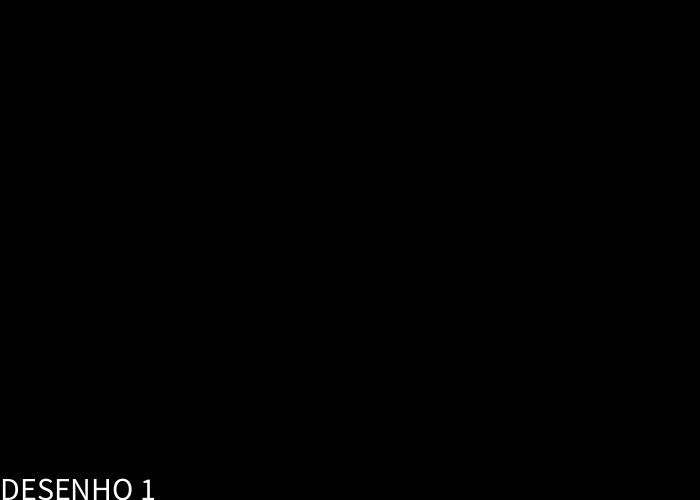
Frame 1 (no input)
Frame 60 (the mouse pressed at the canvas centre just before this capture): identical to frame 1, image omitted
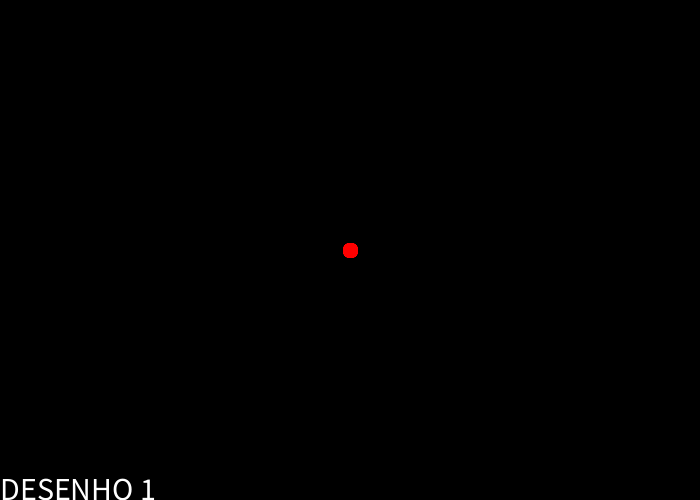
Frame 120 (the mouse held since frame 60 and released just before this capture)

The Processing sketch that drew these frames (run headless with seeded random() and noise(); from frame 60 on, the mouse is pressed at the canvas centre):

// Processing sketch: AwesomeTransformationEffect
// ── AwesomeTransformationEffect.pde
ArrayList<float[]> pos1 = new ArrayList<float[]>(), pos2 = new ArrayList<float[]>(), posAux = new ArrayList<float[]>();
boolean drawing1 = true, drawing2, changing;
float biggestDist;

void setup() {
  size(700, 500);
  strokeWeight(15);
  textSize(32);
}

void draw() {
  background(0);
  println(frameRate);
  if (drawing1 && mousePressed) {
    float p[] = new float[2], p2[] = new float[2];
    p[0] = mouseX;
    p[1] = mouseY;
    p2[0] = p[0];
    p2[1] = p[1];
    pos1.add(p);
    posAux.add(p2);
  }
  if (drawing2 && mousePressed) {
    float p[] = {mouseX, mouseY};
    pos2.add(p);
  }

  if (drawing2) {
    stroke(0, 255, 0);
    text("DESENHO 2", 0, height);
    for (int i = 0; i < pos2.size() - 1; i++) {
      //line(pos2.get(i)[0], pos2.get(i)[1], pos2.get(i + 1)[0], pos2.get(i + 1)[1]);
      point(pos2.get(i)[0], pos2.get(i)[1]);
    }
  }

  if (changing) {
    stroke(255);
    for (int i = 0; i < pos1.size() - 1; i++) {
      //line(pos1.get(i)[0], pos1.get(i)[1], pos1.get(i + 1)[0], pos1.get(i + 1)[1]);
      point(pos1.get(i)[0], pos1.get(i)[1]);
    }
  } else if (drawing1) {
    stroke(255, 0, 0);
    text("DESENHO 1", 0, height);
    for (int i = 0; i < pos1.size() - 1; i++) {
      //line(pos1.get(i)[0], pos1.get(i)[1], pos1.get(i + 1)[0], pos1.get(i + 1)[1]);
      point(pos1.get(i)[0], pos1.get(i)[1]);
    }
  }

  if (changing) {
    boolean stillDiff = false;
    for (int i = 0; i < pos1.size(); i++) {
      PVector v = new PVector(pos2.get((int)map(i, 0, pos1.size() - 1, 0, pos2.size() - 1))[0] - pos1.get(i)[0], pos2.get((int)map(i, 0, pos1.size() - 1, 0, pos2.size() - 1))[1] - pos1.get(i)[1]);
      PVector v2 = new PVector(pos2.get((int)map(i, 0, posAux.size() - 1, 0, pos2.size() - 1))[0] - posAux.get(i)[0], pos2.get((int)map(i, 0, posAux.size() - 1, 0, pos2.size() - 1))[1] - posAux.get(i)[1]);

      if (sqrt(pow(v.x, 2)) > 0.71 || sqrt(pow(v.y, 2)) > 0.71) {
        v2.div(biggestDist).mult(1.5);
        pos1.get(i)[0] += v2.x;  
        pos1.get(i)[1] += v2.y;
        stillDiff = true;
      }
    }
    if (!stillDiff) {
      pos1.clear();
      for (int i = 0; i < pos2.size(); i++) {
        float p[] = {pos2.get(i)[0], pos2.get(i)[1]};
        pos1.add(p);
      }
      pos2.clear();
      for (int i = 0; i < posAux.size(); i++) {
        float p[] = {posAux.get(i)[0], posAux.get(i)[1]};
        pos2.add(p);
      }
      posAux.clear();
      for (int i = 0; i < pos1.size(); i++) {
        float p[] = {pos1.get(i)[0], pos1.get(i)[1]};
        posAux.add(p);
      }
      getBiggestDist();
    }
  }
}

void keyPressed() {
  if (!drawing1 && !drawing2) {
    pos1.clear();
    pos2.clear();
    posAux.clear();
    changing = false;
    drawing1 = true;
  } else if ((drawing1 && !drawing2 && pos1.size() > 0)) {
    drawing1 = false;
    drawing2 = true;
  } else if (pos2.size() > 0) {
    drawing1 = false;
    drawing2 = false;
    getBiggestDist();
    changing = true;
  }
}

void getBiggestDist() {
  biggestDist = 0;
  for (int i = 0; i < pos1.size(); i++) {
    float dist = new PVector(pos2.get((int)map(i, 0, pos1.size() - 1, 0, pos2.size() - 1))[0] - pos1.get(i)[0], pos2.get((int)map(i, 0, pos1.size() - 1, 0, pos2.size() - 1))[1] - pos1.get(i)[1]).mag();
    if (dist > biggestDist) {
      biggestDist = dist;
    }
  }
}
